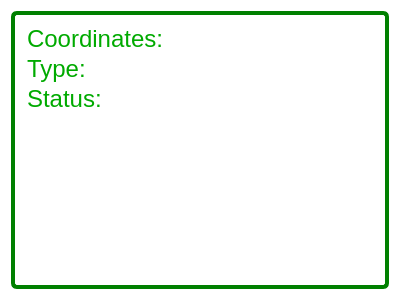
<?xml version="1.0" encoding="UTF-8"?>
<ui version="4.0">
 <class>GeoStatus</class>
 <widget class="QWidget" name="GeoStatus">
  <property name="geometry">
   <rect>
    <x>0</x>
    <y>0</y>
    <width>400</width>
    <height>300</height>
   </rect>
  </property>
  <property name="palette">
   <palette>
    <active>
     <colorrole role="Base">
      <brush brushstyle="SolidPattern">
       <color alpha="255">
        <red>255</red>
        <green>255</green>
        <blue>255</blue>
       </color>
      </brush>
     </colorrole>
     <colorrole role="Window">
      <brush brushstyle="SolidPattern">
       <color alpha="0">
        <red>211</red>
        <green>91</green>
        <blue>240</blue>
       </color>
      </brush>
     </colorrole>
    </active>
    <inactive>
     <colorrole role="Base">
      <brush brushstyle="SolidPattern">
       <color alpha="255">
        <red>255</red>
        <green>255</green>
        <blue>255</blue>
       </color>
      </brush>
     </colorrole>
     <colorrole role="Window">
      <brush brushstyle="SolidPattern">
       <color alpha="0">
        <red>211</red>
        <green>91</green>
        <blue>240</blue>
       </color>
      </brush>
     </colorrole>
    </inactive>
    <disabled>
     <colorrole role="Base">
      <brush brushstyle="SolidPattern">
       <color alpha="0">
        <red>211</red>
        <green>91</green>
        <blue>240</blue>
       </color>
      </brush>
     </colorrole>
     <colorrole role="Window">
      <brush brushstyle="SolidPattern">
       <color alpha="0">
        <red>211</red>
        <green>91</green>
        <blue>240</blue>
       </color>
      </brush>
     </colorrole>
    </disabled>
   </palette>
  </property>
  <property name="font">
   <font>
    <family>Segoe UI</family>
    <pointsize>18</pointsize>
   </font>
  </property>
  <property name="windowTitle">
   <string>Form</string>
  </property>
  <layout class="QVBoxLayout" name="verticalLayout">
   <item>
    <widget class="QGroupBox" name="groupBox">
     <property name="styleSheet">
      <string notr="true">QGroupBox {
	border: 4px solid green;
	border-radius: 6px;
}</string>
     </property>
     <property name="title">
      <string/>
     </property>
     <property name="flat">
      <bool>false</bool>
     </property>
     <layout class="QVBoxLayout" name="verticalLayout_2">
      <item>
       <widget class="QTableWidget" name="tableWidget">
        <property name="maximumSize">
         <size>
          <width>356</width>
          <height>16777215</height>
         </size>
        </property>
        <property name="palette">
         <palette>
          <active>
           <colorrole role="WindowText">
            <brush brushstyle="SolidPattern">
             <color alpha="255">
              <red>0</red>
              <green>170</green>
              <blue>0</blue>
             </color>
            </brush>
           </colorrole>
           <colorrole role="Text">
            <brush brushstyle="SolidPattern">
             <color alpha="255">
              <red>0</red>
              <green>170</green>
              <blue>0</blue>
             </color>
            </brush>
           </colorrole>
           <colorrole role="Base">
            <brush brushstyle="SolidPattern">
             <color alpha="0">
              <red>255</red>
              <green>255</green>
              <blue>255</blue>
             </color>
            </brush>
           </colorrole>
           <colorrole role="Window">
            <brush brushstyle="SolidPattern">
             <color alpha="0">
              <red>240</red>
              <green>240</green>
              <blue>240</blue>
             </color>
            </brush>
           </colorrole>
          </active>
          <inactive>
           <colorrole role="WindowText">
            <brush brushstyle="SolidPattern">
             <color alpha="255">
              <red>0</red>
              <green>170</green>
              <blue>0</blue>
             </color>
            </brush>
           </colorrole>
           <colorrole role="Text">
            <brush brushstyle="SolidPattern">
             <color alpha="255">
              <red>0</red>
              <green>170</green>
              <blue>0</blue>
             </color>
            </brush>
           </colorrole>
           <colorrole role="Base">
            <brush brushstyle="SolidPattern">
             <color alpha="0">
              <red>255</red>
              <green>255</green>
              <blue>255</blue>
             </color>
            </brush>
           </colorrole>
           <colorrole role="Window">
            <brush brushstyle="SolidPattern">
             <color alpha="0">
              <red>240</red>
              <green>240</green>
              <blue>240</blue>
             </color>
            </brush>
           </colorrole>
          </inactive>
          <disabled>
           <colorrole role="WindowText">
            <brush brushstyle="SolidPattern">
             <color alpha="255">
              <red>120</red>
              <green>120</green>
              <blue>120</blue>
             </color>
            </brush>
           </colorrole>
           <colorrole role="Text">
            <brush brushstyle="SolidPattern">
             <color alpha="255">
              <red>120</red>
              <green>120</green>
              <blue>120</blue>
             </color>
            </brush>
           </colorrole>
           <colorrole role="Base">
            <brush brushstyle="SolidPattern">
             <color alpha="0">
              <red>240</red>
              <green>240</green>
              <blue>240</blue>
             </color>
            </brush>
           </colorrole>
           <colorrole role="Window">
            <brush brushstyle="SolidPattern">
             <color alpha="0">
              <red>240</red>
              <green>240</green>
              <blue>240</blue>
             </color>
            </brush>
           </colorrole>
          </disabled>
         </palette>
        </property>
        <property name="font">
         <font>
          <pointsize>18</pointsize>
         </font>
        </property>
        <property name="frameShape">
         <enum>QFrame::NoFrame</enum>
        </property>
        <property name="showGrid">
         <bool>false</bool>
        </property>
        <property name="rowCount">
         <number>3</number>
        </property>
        <property name="columnCount">
         <number>2</number>
        </property>
        <attribute name="horizontalHeaderVisible">
         <bool>false</bool>
        </attribute>
        <attribute name="horizontalHeaderCascadingSectionResizes">
         <bool>true</bool>
        </attribute>
        <attribute name="horizontalHeaderDefaultSectionSize">
         <number>145</number>
        </attribute>
        <attribute name="horizontalHeaderHighlightSections">
         <bool>false</bool>
        </attribute>
        <attribute name="horizontalHeaderStretchLastSection">
         <bool>true</bool>
        </attribute>
        <attribute name="verticalHeaderVisible">
         <bool>false</bool>
        </attribute>
        <attribute name="verticalHeaderHighlightSections">
         <bool>false</bool>
        </attribute>
        <row/>
        <row/>
        <row/>
        <column/>
        <column/>
        <item row="0" column="0">
         <property name="text">
          <string>Coordinates:</string>
         </property>
        </item>
        <item row="1" column="0">
         <property name="text">
          <string>Type:</string>
         </property>
        </item>
        <item row="2" column="0">
         <property name="text">
          <string>Status:</string>
         </property>
        </item>
       </widget>
      </item>
     </layout>
    </widget>
   </item>
  </layout>
 </widget>
 <resources/>
 <connections/>
</ui>
